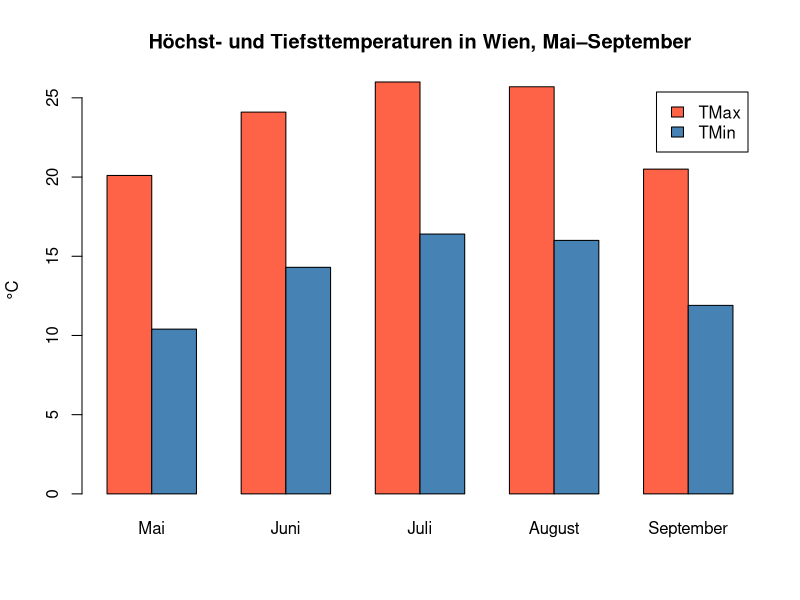

Write the R code that produced this figure. (Note: this script raises an error after producing the figure.)
## ---- chunk 1
knitr::opts_chunk$set(echo = TRUE, message = FALSE)
## ---- chunk 2
monate    <- c("Mai", "Juni", "Juli", "August", "September")
tmax_wien <- c(20.1, 24.1, 26.0, 25.7, 20.5)
tmin_wien <- c(10.4, 14.3, 16.4, 16.0, 11.9)
names(tmax_wien) <- monate
names(tmin_wien) <- monate
## ---- chunk 3
matrix(1:6, nrow = 2)                 # Standard: spaltenweise gefüllt
matrix(1:6, nrow = 2, byrow = TRUE)   # zeilenweise gefüllt
## ---- chunk 4
wien_matrix <- matrix(c(tmax_wien, tmin_wien), ncol = 2)
wien_matrix
## ---- chunk 5
colnames(wien_matrix) <- c("TMax", "TMin")
rownames(wien_matrix) <- monate
wien_matrix
## ---- chunk 6
wien_matrix <- matrix(c(tmax_wien, tmin_wien), ncol = 2,
                      dimnames = list(monate, c("TMax", "TMin")))
## ---- chunk 7
wien_matrix["Juli", "TMax"]

mean(wien_matrix[, "TMin"])           # Ø Tiefsttemperatur, alle Monate
mean(wien_matrix[1:2, "TMin"])        # nur Mai und Juni
## ---- chunk 8
durchschnitt <- rowMeans(wien_matrix)
durchschnitt
## ---- chunk 9
colMeans(wien_matrix)
## ---- chunk 10
wien_erweitert <- cbind(wien_matrix, Mittel = durchschnitt)
wien_erweitert <- rbind(wien_erweitert, Gesamt = colMeans(wien_erweitert))
round(wien_erweitert, 1)
## ---- chunk 11
barplot(t(wien_matrix), beside = TRUE,
        legend.text = TRUE,
        main = "Höchst- und Tiefsttemperaturen in Wien, Mai–September",
        ylab = "°C",
        col  = c("tomato", "steelblue"))
## ---- chunk 12
# dein Code

## ---- chunk 13
wien_info <- list(stadt           = "Wien",
                  einwohner       = 2000000,
                  bezirke         = c("Innere Stadt", "Leopoldstadt", "Landstraße"),
                  temperatur_juli = c(TMax = 26.0, TMin = 16.4))
str(wien_info)
## ---- chunk 14
wien_info$stadt
wien_info[["bezirke"]]
## ---- chunk 15
head(mtcars)
## ---- chunk 16
str(mtcars)
summary(mtcars)
## ---- chunk 17
name        <- c("Merkur", "Venus", "Erde", "Mars", "Jupiter", "Saturn", "Uranus", "Neptun")
typ         <- c("Gesteinsplanet", "Gesteinsplanet", "Gesteinsplanet", "Gesteinsplanet",
                 "Gasriese", "Gasriese", "Eisriese", "Eisriese")
durchmesser <- c(0.382, 0.949, 1, 0.532, 11.209, 9.449, 4.007, 3.883)
rotation    <- c(58.64, -243.02, 1, 1.03, 0.41, 0.43, -0.72, 0.67)
hat_ringe   <- c(FALSE, FALSE, FALSE, FALSE, TRUE, TRUE, TRUE, TRUE)
## ---- chunk 18
planeten <- data.frame(name, typ, durchmesser, rotation, hat_ringe)
planeten
str(planeten)
## ---- chunk 19
planeten[1, 3]          # Zeile 1, Spalte 3: Durchmesser von Merkur
planeten[4, ]           # ganze Zeile 4: alle Daten zu Mars
planeten[1:3, "typ"]    # Zeilen 1-3 der Spalte "typ"
## ---- chunk 20
planeten$durchmesser
## ---- chunk 21
planeten[, -1]        # alle Spalten außer der ersten
planeten[-(1:4), ]    # alle Zeilen außer 1–4
## ---- chunk 22
unique(planeten$typ)
table(planeten$typ)
## ---- chunk 23
planeten[planeten$hat_ringe, ]           # nur Planeten mit Ringen
planeten[planeten$durchmesser < 1, ]     # nur Planeten kleiner als die Erde
## ---- chunk 24
subset(planeten, durchmesser < 1)
## ---- chunk 25
preise <- c(100, 10, 1000)
sort(preise)    # die sortierten Werte
order(preise)   # 10 steht an Position 2, 100 an Position 1, 1000 an Position 3
## ---- chunk 26
planeten[order(planeten$durchmesser), ]                    # aufsteigend
planeten[order(planeten$durchmesser, decreasing = TRUE), ] # absteigend
## ---- chunk 27
# dein Code

## ---- chunk 28
tiere <- factor(c("h", "k", "h", "p", "k", "h"))
tiere
summary(tiere)
## ---- chunk 29
levels(tiere) <- c("Hund", "Katze", "Pferd")
tiere
## ---- chunk 30
tiere[1] > tiere[2]
## ---- chunk 31
tempo <- factor(c("mittel", "langsam", "schnell", "mittel"),
                ordered = TRUE, levels = c("langsam", "mittel", "schnell"))
tempo
tempo[1] > tempo[2]   # ist "mittel" schneller als "langsam"?
## ---- chunk 32
planeten$typ <- factor(planeten$typ,
                       levels = c("Gesteinsplanet", "Gasriese", "Eisriese"))
table(planeten$typ)
## ---- chunk 33
# dein Code

## ---- chunk 34
getwd()
## ---- chunk 35
mitarbeitende <- read.csv("data/raw/mitarbeitende.csv")
teams         <- read.csv("data/raw/teams.csv")
## ---- chunk 36
str(mitarbeitende)
teams
## ---- chunk 37
mitarbeitende[is.na(mitarbeitende$plusstunden), ]
## ---- chunk 38
roh <- read.csv2("data/raw/bezirke_roh.csv", header = FALSE)
roh
## ---- chunk 39
names(roh) <- as.character(roh[5, ])   # Zeile 5 wird zur Kopfzeile
bezirke <- roh[-(1:5), ]               # Zeilen 1–5 entfernen
rownames(bezirke) <- NULL              # Zeilennummerierung zurücksetzen
bezirke
## ---- chunk 40
names(bezirke)
names(bezirke) <- tolower(gsub(" ", "_", names(bezirke)))
names(bezirke)
## ---- chunk 41
zahl_spalten <- c("bezirk_nummer", "haushalte", "mittleres_einkommen")
bezirke[zahl_spalten] <- lapply(bezirke[zahl_spalten], as.numeric)

str(bezirke)
## ---- chunk 42
str(read.csv2("data/raw/bezirke_roh.csv", skip = 4))
## ---- chunk 43
paste("AT", "13", "01")     # "AT 13 01"
paste0("AT", "13", "01")    # "AT1301"

bezirke$label <- paste0(bezirke$bezirk_nummer, ". ", bezirke$bezirk_name)
head(bezirke$label)
## ---- chunk 44
codes <- c("AT130", "AT127", "AT111")
substr(codes, 1, 2)   # Land
substr(codes, 3, 5)   # Regionscode
## ---- chunk 45
trimws("   Wien   ")
## ---- chunk 46
bezirke$groesse <- cut(bezirke$haushalte,
                       breaks = c(0, 15000, 40000, Inf),
                       labels = c("klein", "mittel", "groß"))

bezirke[, c("bezirk_name", "haushalte", "groesse")]
table(bezirke$groesse)
## ---- chunk 47
# dein Code
